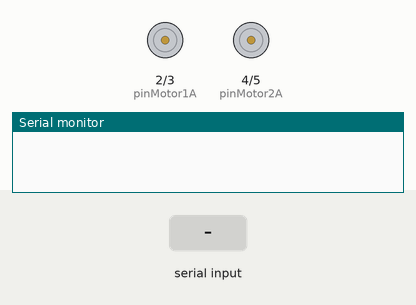
A sketch run on a simulated Arduino Uno, built with avr-gcc and run on an emulated ATmega328P. Shown: motor-driver pin pairs drawn as motors (green arrow = first pin HIGH = forward, orange = second pin HIGH = backward, longer = more drive), the last lines printed to the serial monitor. The inputs (shaded band) are chosen by the test bench.

Above: at 1.2 s.
1.3 s: "F" received over the second serial link
At 2.0 s:
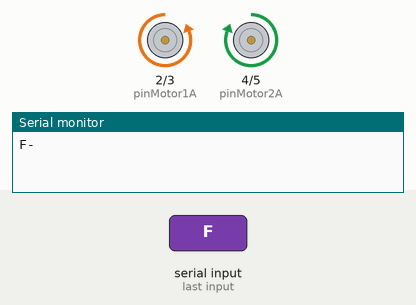
2.8 s: "B" received over the second serial link
At 3.1 s:
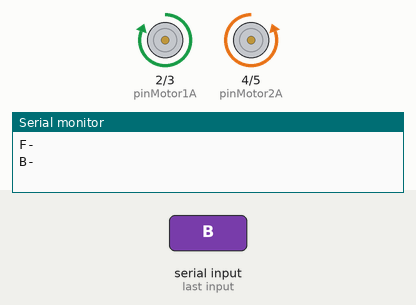
4.3 s: "L" received over the second serial link
At 5.5 s:
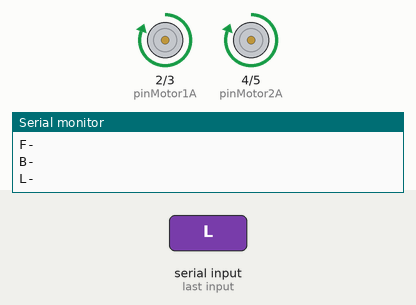
5.8 s: "R" received over the second serial link
At 6.6 s:
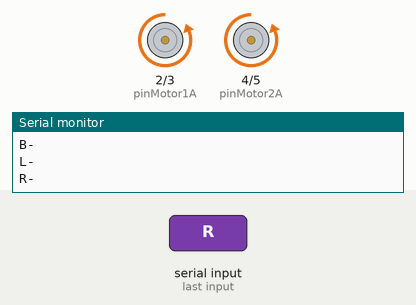
Timing chart, 0 to 8.3 s (numbered marks = the images above; inputs shaded):
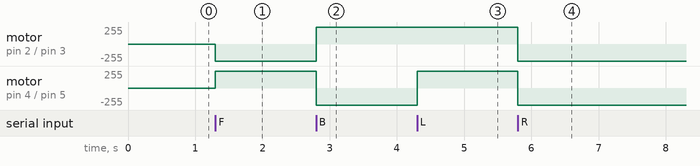

Measured:
- after the input at 1.3 s, motor on pin 2 (pinMotor1A) / pin 3 (pinMotor1B): stopped → backward 255/255 at once; motor on pin 4 (pinMotor2A) / pin 5 (pinMotor2B): stopped → forward 255/255 at once
- after the input at 2.8 s, motor on pin 2 (pinMotor1A) / pin 3 (pinMotor1B): backward 255/255 → forward 255/255 at once; motor on pin 4 (pinMotor2A) / pin 5 (pinMotor2B): forward 255/255 → backward 255/255 at once
- after the input at 4.3 s, motor on pin 4 (pinMotor2A) / pin 5 (pinMotor2B): backward 255/255 → forward 255/255 at once
- after the input at 5.8 s, motor on pin 2 (pinMotor1A) / pin 3 (pinMotor1B), motor on pin 4 (pinMotor2A) / pin 5 (pinMotor2B): forward 255/255 → backward 255/255 at once

The sketch:

logica.ino
```cpp
#define pinMotor1A 2 // Pino do Motor 1A
#define pinMotor1B 3 // Pino do Motor 1B
#define pinMotor2A 4  // Pino do Motor 2A
#define pinMotor2B 5 // Pino do Motor 2B
#define pinBtRx 6     // Pino Rx do módulo Bluetooth
#define pinBtTx 7     // Pino Tx do módulo Bluetooth

#include <SoftwareSerial.h>
SoftwareSerial bluetooth(pinBtRx, pinBtTx); // Cria uma instância de SoftwareSerial

void setup() {
  // Configura o estado das portas do Arduino como saídas para controlar os motores
  pinMode(pinMotor1A, OUTPUT);
  pinMode(pinMotor1B, OUTPUT);
  pinMode(pinMotor2A, OUTPUT);
  pinMode(pinMotor2B, OUTPUT);

  // Inicializa os pinos dos motores com LOW para garantir que os motores estejam desligados inicialmente
  digitalWrite(pinMotor1A, LOW);
  digitalWrite(pinMotor1B, LOW);
  digitalWrite(pinMotor2A, LOW);
  digitalWrite(pinMotor2B, LOW);

  // Inicia a comunicação serial para monitorar o que está acontecendo pelo monitor serial
  Serial.begin(9600);

  // Inicia a comunicação serial com o módulo Bluetooth
  bluetooth.begin(9600);
}

void loop() {
  // Variável para armazenar o dado recebido via Bluetooth
  char recebido;

  // Verifica se há dados disponíveis no módulo Bluetooth
  if (bluetooth.available()) {
    recebido = bluetooth.read(); // Lê o dado recebido via Bluetooth
    Serial.write(recebido);      // Envia o dado recebido para o monitor serial
    Serial.println("- ");        // Adiciona uma nova linha para facilitar a leitura no monitor serial
  }

  // Verifica o comando recebido e controla os motores
  if (recebido == 'F') {           // Se o comando for 'F' (frente)
    digitalWrite(pinMotor1A, LOW); // Ativa o Motor 1A
    digitalWrite(pinMotor1B, HIGH);  // Desativa o Motor 1B
    digitalWrite(pinMotor2A, HIGH); // Ativa o Motor 2A
    digitalWrite(pinMotor2B, LOW);  // Desativa o Motor 2B
  } else if (recebido == 'B') {    // Se o comando for 'B' (trás)
    digitalWrite(pinMotor1A, HIGH);  // Desativa o Motor 1A
    digitalWrite(pinMotor1B, LOW); // Ativa o Motor 1B
    digitalWrite(pinMotor2A, LOW);  // Desativa o Motor 2A
    digitalWrite(pinMotor2B, HIGH); // Ativa o Motor 2B
  } else if (recebido == 'L') {    // Se o comando for 'L' (esquerda)
    digitalWrite(pinMotor1A, HIGH);  // Desativa o Motor 1A
    digitalWrite(pinMotor1B, LOW); // Ativa o Motor 1B
    digitalWrite(pinMotor2A, HIGH); // Ativa o Motor 2A
    digitalWrite(pinMotor2B, LOW);  // Desativa o Motor 2B
  } else if (recebido == 'R') {    // Se o comando for 'R' (direita)
    digitalWrite(pinMotor1A, LOW); // Ativa o Motor 1A
    digitalWrite(pinMotor1B, HIGH);  // Desativa o Motor 1B
    digitalWrite(pinMotor2A, LOW);  // Desativa o Motor 2A
    digitalWrite(pinMotor2B, HIGH); // Ativa o Motor 2B
  } else if (recebido == 'S') {    // Se o comando for 'S' (parado)
    digitalWrite(pinMotor1A, LOW);  // Desativa o Motor 1A
    digitalWrite(pinMotor1B, LOW);  // Desativa o Motor 1B
    digitalWrite(pinMotor2A, LOW);  // Desativa o Motor 2A
    digitalWrite(pinMotor2B, LOW);  // Desativa o Motor 2B
  }
}
```
